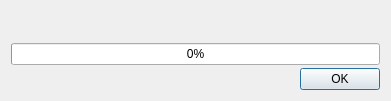
<?xml version="1.0" encoding="UTF-8"?>
<ui version="4.0">
 <class>ThreadFunDlg</class>
 <widget class="QDialog" name="ThreadFunDlg">
  <property name="windowModality">
   <enum>Qt::NonModal</enum>
  </property>
  <property name="geometry">
   <rect>
    <x>0</x>
    <y>0</y>
    <width>391</width>
    <height>101</height>
   </rect>
  </property>
  <property name="sizePolicy">
   <sizepolicy hsizetype="Preferred" vsizetype="Preferred">
    <horstretch>0</horstretch>
    <verstretch>0</verstretch>
   </sizepolicy>
  </property>
  <property name="windowTitle">
   <string>Dialog</string>
  </property>
  <property name="modal">
   <bool>true</bool>
  </property>
  <layout class="QVBoxLayout" name="verticalLayout">
   <property name="spacing">
    <number>3</number>
   </property>
   <item>
    <widget class="QLabel" name="lblText">
     <property name="sizePolicy">
      <sizepolicy hsizetype="Preferred" vsizetype="Preferred">
       <horstretch>0</horstretch>
       <verstretch>0</verstretch>
      </sizepolicy>
     </property>
     <property name="text">
      <string/>
     </property>
     <property name="wordWrap">
      <bool>false</bool>
     </property>
     <property name="openExternalLinks">
      <bool>true</bool>
     </property>
    </widget>
   </item>
   <item>
    <widget class="QProgressBar" name="progressBar">
     <property name="value">
      <number>0</number>
     </property>
     <property name="invertedAppearance">
      <bool>false</bool>
     </property>
    </widget>
   </item>
   <item>
    <widget class="QDialogButtonBox" name="btnBox">
     <property name="orientation">
      <enum>Qt::Horizontal</enum>
     </property>
     <property name="standardButtons">
      <set>QDialogButtonBox::Ok</set>
     </property>
     <property name="centerButtons">
      <bool>false</bool>
     </property>
    </widget>
   </item>
  </layout>
 </widget>
 <resources/>
 <connections>
  <connection>
   <sender>btnBox</sender>
   <signal>accepted()</signal>
   <receiver>ThreadFunDlg</receiver>
   <slot>accept()</slot>
   <hints>
    <hint type="sourcelabel">
     <x>248</x>
     <y>254</y>
    </hint>
    <hint type="destinationlabel">
     <x>157</x>
     <y>274</y>
    </hint>
   </hints>
  </connection>
  <connection>
   <sender>btnBox</sender>
   <signal>rejected()</signal>
   <receiver>ThreadFunDlg</receiver>
   <slot>reject()</slot>
   <hints>
    <hint type="sourcelabel">
     <x>316</x>
     <y>260</y>
    </hint>
    <hint type="destinationlabel">
     <x>286</x>
     <y>274</y>
    </hint>
   </hints>
  </connection>
 </connections>
</ui>
